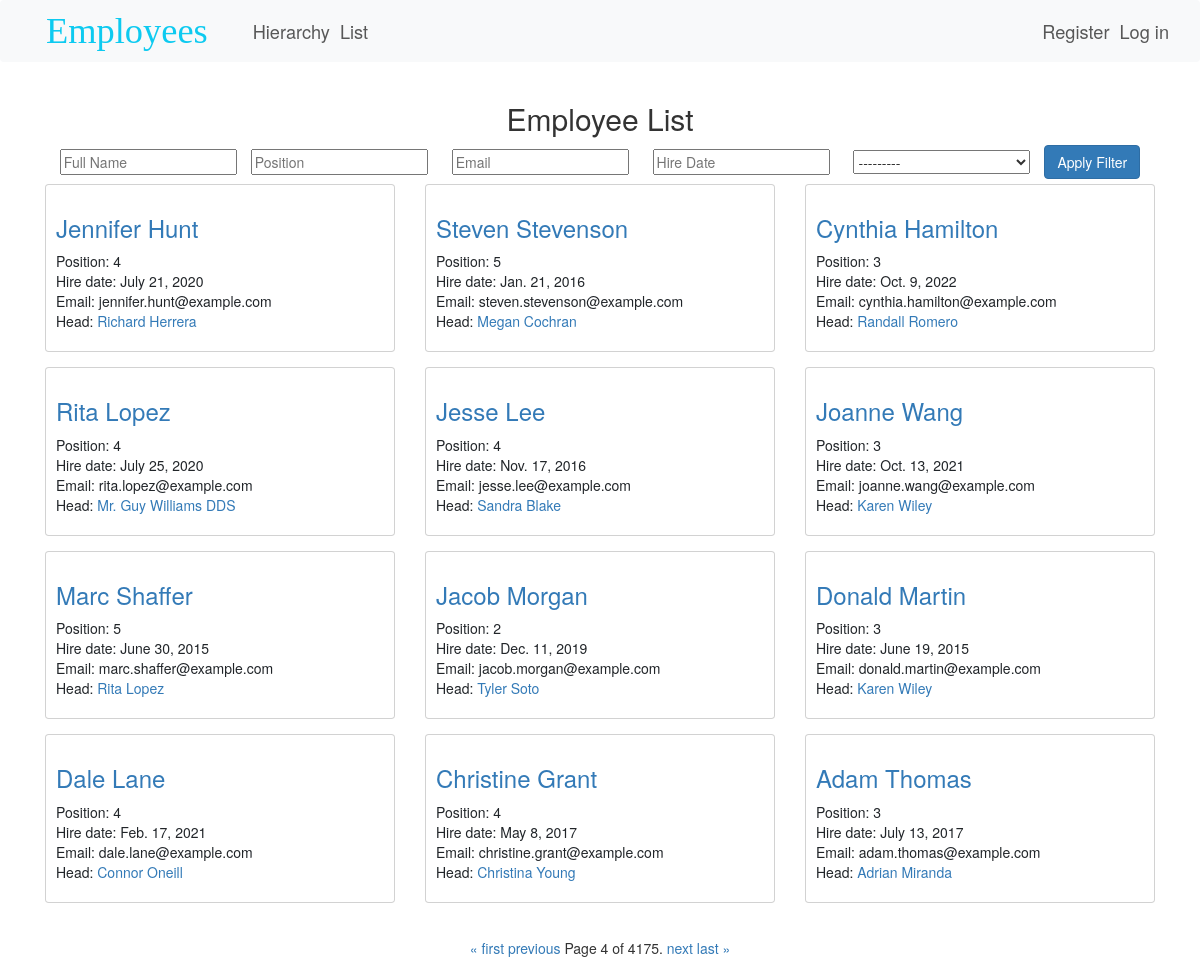
Page /employees/list/?page=4 on the committed database.
### employees/models.py (models this page shows, shortened)
class Employee(models.Model):
    full_name = models.CharField(max_length = 100)
    position = models.CharField(max_length = 100)
    hire_date = models.DateField()
    email = models.EmailField()
    head = models.ForeignKey('self',
                             on_delete = models.SET_NULL,
                             null = True,
                             blank = True)

### employees/views.py (the view)
# urls.py: path('list/', EmployeeListView.as_view(), name='employee-list'),
class EmployeeListView(ListView):
    model = Employee
    context_object_name = 'employees'
    template_name = 'employee_list.html'
    paginate_by = 12
    def get_queryset(self):
        queryset = Employee.objects.all()
        employee_filter = EmployeeFilter(self.request.GET, queryset=queryset)
        return employee_filter.qs
    def get_context_data(self, **kwargs):
        context = super().get_context_data(**kwargs)
        params_dict = {key: value for key, value in self.request.GET.items() if key != 'page'}
        filter_params = urlencode(params_dict)
        context['filter_params'] = filter_params
        context['filter'] = EmployeeFilter(self.request.GET, queryset=self.get_queryset())
        context['authenticated'] = self.request.user.is_authenticated
        context['user'] = self.request.user
        return context

### employees/templates/employee_list.html (shortened to what this page needs)
{% extends "layout.html" %}
{% block body %}
<div class="d-flex flex-column justify-content-center align-items-center">
    <h2>Employee List</h2>
    <form method="get" class="form-inline">
        <div class="form-group mb-2">
            {{ filter.form.full_name }}
        </div>
        <div class="form-group mx-sm-3 mb-2">
            {{ filter.form.position }}
        </div>
        <div class="form-group mx-sm-3 mb-2">
            {{ filter.form.email }}
        </div>
        <div class="form-group mx-sm-3 mb-2">
            {{ filter.form.hire_date }}
        </div>
        <div class="form-group mx-sm-3 mb-2">
            {{ filter.form.order_by }}
        </div>
        <button type="submit" class="btn btn-primary mb-2">Apply Filter</button>
    </form>
</div>
    <div id="employee-list-container">
        {% include 'employee_list_partial.html' %}
    </div>
    <div class="container text-center">
    <div class="pagination">
        <span class="step-links">
            {% if page_obj.has_previous %}
                <a href="?page=1{% if filter_params %}&{{ filter_params }}{% endif %}">&laquo; first</a>
                <a href="?page={{ page_obj.previous_page_number }}{% if filter_params %}&{{ filter_params }}{% endif %}">previous</a>
            {% endif %}
            <span class="current">
                Page {{ page_obj.number }} of {{ page_obj.paginator.num_pages }}.
            </span>
            {% if page_obj.has_next %}
                <a href="?page={{ page_obj.next_page_number }}{% if filter_params %}&{{ filter_params }}{% endif %}">next</a>
                <a href="?page={{ page_obj.paginator.num_pages }}{% if filter_params %}&{{ filter_params }}{% endif %}">last &raquo;</a>
            {% endif %}
        </span>
    </div>
</div>
{% endblock body %}

### employees/templates/employee_list_partial.html
<div id="employee-list-container" class="container">
    <div class="row justify-content-center">
        {% for employee in employees %}
        <div class="col-md-4 mb-4">
            <div class="card">
                <div class="card-body">
                    <h3><a href="{% url 'employee-detail' employee.id %}">{{ employee.full_name }}</a></h3>
                    <ul class="list-unstyled">
                        <li>Position: {{employee.position}}</li>
                        <li>Hire date: {{employee.hire_date}}</li>
                        <li>Email: {{employee.email}}</li>
                        {% if not employee.head.full_name is None %}
                        <li>Head: <a href='{% url "employee-detail" employee.head.id %}'>{{employee.head.full_name}}</a></li>
                        {% endif %}
                    </ul>
                </div>
            </div>
        </div>
        {% endfor %}
    </div>
</div>

### rows in the picture
Employee: full_name "Jennifer Hunt", position "4", hire_date "July 21, 2020", email "jennifer.hunt@example.com", head.full_name "Richard Herrera"
Employee: full_name "Steven Stevenson", position "5", hire_date "Jan. 21, 2016", email "steven.stevenson@example.com", head.full_name "Megan Cochran"
Employee: full_name "Cynthia Hamilton", position "3", hire_date "Oct. 9, 2022", email "cynthia.hamilton@example.com", head.full_name "Randall Romero"
Employee: full_name "Rita Lopez", position "4", hire_date "July 25, 2020", email "rita.lopez@example.com", head.full_name "Mr. Guy Williams DDS"
Employee: full_name "Jesse Lee", position "4", hire_date "Nov. 17, 2016", email "jesse.lee@example.com", head.full_name "Sandra Blake"
Employee: full_name "Joanne Wang", position "3", hire_date "Oct. 13, 2021", email "joanne.wang@example.com", head.full_name "Karen Wiley"
Employee: full_name "Marc Shaffer", position "5", hire_date "June 30, 2015", email "marc.shaffer@example.com", head.full_name "Rita Lopez"
Employee: full_name "Jacob Morgan", position "2", hire_date "Dec. 11, 2019", email "jacob.morgan@example.com", head.full_name "Tyler Soto"
Employee: full_name "Donald Martin", position "3", hire_date "June 19, 2015", email "donald.martin@example.com", head.full_name "Karen Wiley"
Employee: full_name "Dale Lane", position "4", hire_date "Feb. 17, 2021", email "dale.lane@example.com", head.full_name "Connor Oneill"
Employee: full_name "Christine Grant", position "4", hire_date "May 8, 2017", email "christine.grant@example.com", head.full_name "Christina Young"
Employee: full_name "Adam Thomas", position "3", hire_date "July 13, 2017", email "adam.thomas@example.com", head.full_name "Adrian Miranda"

### other values in the picture
{{ page_obj.number }} "4"
{{ page_obj.paginator.num_pages }} "4175"
